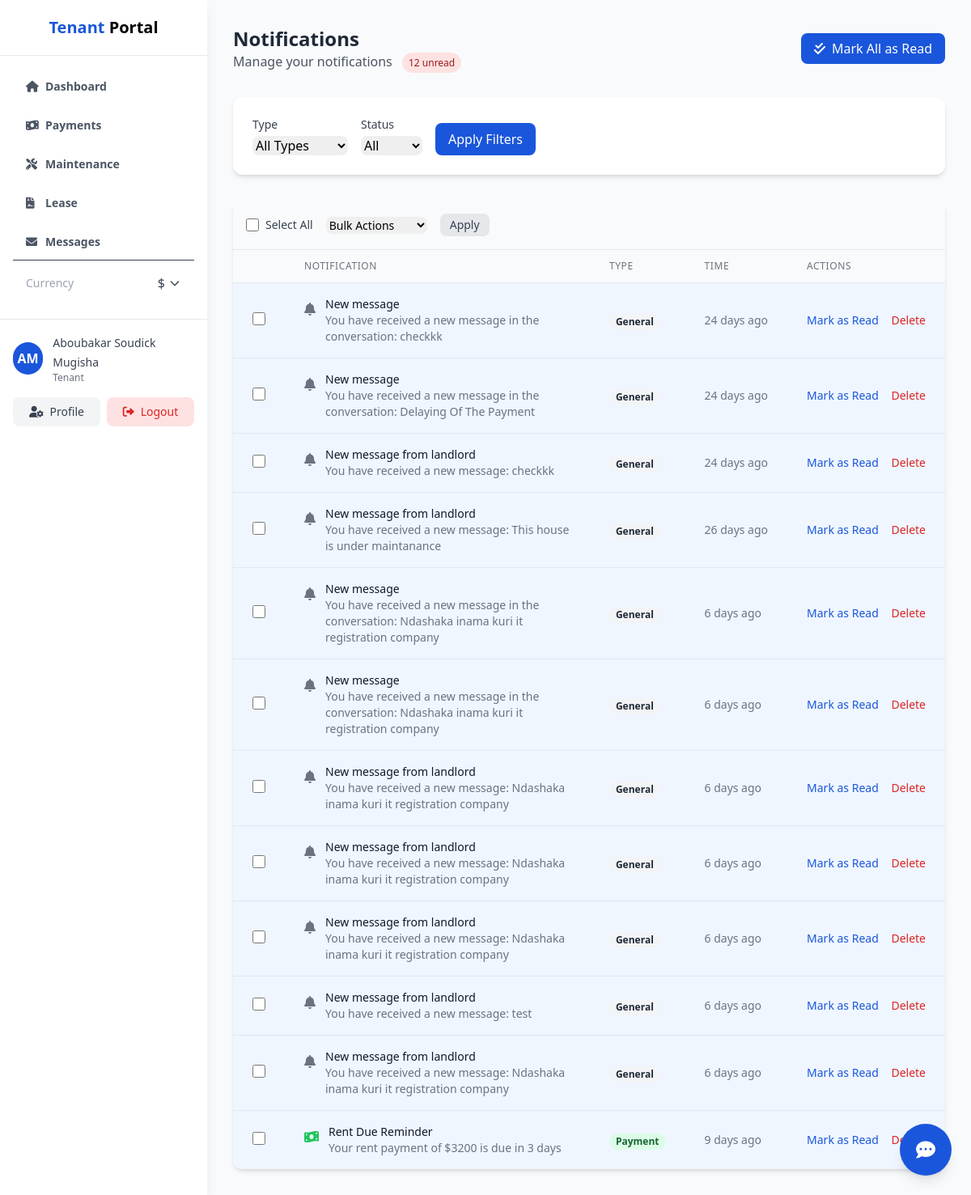
Page /tenant/notifications.php (signed in) on the committed database.
### tables this page shows
CREATE TABLE IF NOT EXISTS notifications (
    notification_id INT AUTO_INCREMENT PRIMARY KEY,
    user_id INT NOT NULL,
    title VARCHAR(100) NOT NULL,
    message TEXT NOT NULL,
    type ENUM('payment', 'maintenance', 'lease', 'general') NOT NULL,
    is_read BOOLEAN DEFAULT FALSE,
    created_at TIMESTAMP DEFAULT CURRENT_TIMESTAMP,
    FOREIGN KEY (user_id) REFERENCES users(user_id) ON DELETE CASCADE
);

### includes/functions.php (called while the page is built, shortened)
<?php
function timeAgo($datetime) {
    $now = new DateTime();
    $ago = new DateTime($datetime);
    $diff = $now->diff($ago);
    if ($diff->d > 0) {
        return $diff->d . ' day' . ($diff->d > 1 ? 's' : '') . ' ago';
    }
    return 'Just now';
}
?>

### tenant/notifications.php (the view, shortened to what this page needs)
<?php
require_once '../includes/functions.php';
$userId = $_SESSION['user_id'];
$page = isset($_GET['page']) ? (int)$_GET['page'] : 1;
$perPage = 20;
$offset = ($page - 1) * $perPage;
$type = isset($_GET['type']) ? $_GET['type'] : 'all';
$readStatus = isset($_GET['status']) ? $_GET['status'] : 'all';
$conditions = ["user_id = :userId"];
$params = ['userId' => $userId];
$whereClause = implode(' AND ', $conditions);
$stmt = $pdo->prepare("
    SELECT *
    FROM notifications
    WHERE $whereClause
    ORDER BY created_at DESC
    LIMIT :offset, :perPage
");
foreach ($params as $key => $value) {
    $stmt->bindValue($key, $value);
}
$stmt->bindValue(':offset', $offset, PDO::PARAM_INT);
$stmt->bindValue(':perPage', $perPage, PDO::PARAM_INT);
$stmt->execute();
$notifications = $stmt->fetchAll();
$stmt = $pdo->prepare("
    SELECT COUNT(*) as count
    FROM notifications
    WHERE user_id = :userId AND is_read = 0
");
$stmt->execute(['userId' => $userId]);
$unreadCount = $stmt->fetch()['count'];
?>
<!DOCTYPE html>
<html lang="en">
<head>
    <script src="https://cdn.tailwindcss.com"></script>
    <link rel="stylesheet" href="https://cdnjs.cloudflare.com/ajax/libs/font-awesome/6.0.0/css/all.min.css">
</head>
<body class="bg-gray-50">
    <?php include 'tenant_sidebar.php'; ?>
    <div class="ml-64 p-8">
        <div class="flex justify-between items-center mb-8">
            <div>
                <h2 class="text-2xl font-bold text-gray-800">Notifications</h2>
                <p class="text-gray-600">
                    Manage your notifications
                    <?php if ($unreadCount > 0): ?>
                        <span class="ml-2 px-2 py-1 text-xs font-medium bg-red-100 text-red-800 rounded-full">
                            <?php echo $unreadCount; ?> unread
                        </span>
                    <?php endif; ?>
                </p>
            </div>
            <div>
                <?php if ($unreadCount > 0): ?>
                <a href="mark_all_read.php" class="bg-primary text-white px-4 py-2 rounded-lg hover:bg-blue-700">
                    <i class="fas fa-check-double mr-2"></i>Mark All as Read
                </a>
                <?php endif; ?>
            </div>
        </div>
        <div class="bg-white rounded-xl shadow-md p-6 mb-8">
            <form method="GET" action="notifications.php" class="flex flex-wrap items-end gap-4">
                <div>
                    <label class="block text-sm font-medium text-gray-700 mb-1">Type</label>
                    <select name="type" class="rounded-lg border-gray-300 focus:border-primary focus:ring-primary">
                        <option value="all" <?php echo $type === 'all' ? 'selected' : ''; ?>>All Types</option>
                    </select>
                </div>
                <div>
                    <label class="block text-sm font-medium text-gray-700 mb-1">Status</label>
                    <select name="status" class="rounded-lg border-gray-300 focus:border-primary focus:ring-primary">
                        <option value="all" <?php echo $readStatus === 'all' ? 'selected' : ''; ?>>All</option>
                    </select>
                </div>
                <div>
                    <button type="submit" class="bg-primary text-white px-4 py-2 rounded-lg hover:bg-blue-700">
                        Apply Filters
                    </button>
                </div>
            </form>
        </div>
        <div class="bg-white rounded-xl shadow-md overflow-hidden">
            <?php if (empty($notifications)): ?>
                <div class="p-6 text-center">
                    <p class="text-gray-500">No notifications found.</p>
                </div>
            <?php else: ?>
                <form method="POST" action="notifications.php">
                    <div class="p-4 border-b border-gray-200 bg-gray-50">
                        <div class="flex items-center space-x-4">
                            <div class="flex items-center">
                                <input type="checkbox" id="selectAll" class="h-4 w-4 text-primary focus:ring-primary border-gray-300 rounded">
                                <label for="selectAll" class="ml-2 text-sm text-gray-700">Select All</label>
                            </div>
                            <div>
                                <select name="action" class="text-sm rounded-lg border-gray-300 focus:border-primary focus:ring-primary">
                                    <option value="">Bulk Actions</option>
                                </select>
                            </div>
                            <button type="submit" class="px-3 py-1 bg-gray-200 text-gray-700 text-sm rounded-lg hover:bg-gray-300">
                                Apply
                            </button>
                        </div>
                    </div>
                    <table class="min-w-full divide-y divide-gray-200">
                        <thead class="bg-gray-50">
                            <tr>
                                <th class="px-6 py-3 text-left text-xs font-medium text-gray-500 uppercase tracking-wider w-10"></th>
                                <th class="px-6 py-3 text-left text-xs font-medium text-gray-500 uppercase tracking-wider">Notification</th>
                                <th class="px-6 py-3 text-left text-xs font-medium text-gray-500 uppercase tracking-wider">Type</th>
                                <th class="px-6 py-3 text-left text-xs font-medium text-gray-500 uppercase tracking-wider">Time</th>
                                <th class="px-6 py-3 text-left text-xs font-medium text-gray-500 uppercase tracking-wider">Actions</th>
                            </tr>
                        </thead>
                        <tbody class="bg-white divide-y divide-gray-200">
                            <?php foreach ($notifications as $notification): ?>
                                <tr class="<?php echo $notification['is_read'] ? '' : 'bg-blue-50'; ?>">
                                    <td class="px-6 py-4">
                                        <input type="checkbox" name="selected[]" value="<?php echo $notification['notification_id']; ?>" class="notification-checkbox h-4 w-4 text-primary focus:ring-primary border-gray-300 rounded">
                                    </td>
                                    <td class="px-6 py-4">
                                        <div class="flex items-start">
                                            <div class="flex-shrink-0 pt-1">
                                                <?php if ($notification['type'] === 'payment'): ?>
                                                    <i class="fas fa-money-bill-wave text-green-500"></i>
                                                <?php elseif ($notification['type'] === 'maintenance'): ?>
                                                    <i class="fas fa-tools text-yellow-500"></i>
                                                <?php elseif ($notification['type'] === 'lease'): ?>
                                                    <i class="fas fa-file-contract text-blue-500"></i>
                                                <?php else: ?>
                                                    <i class="fas fa-bell text-gray-500"></i>
                                                <?php endif; ?>
                                            </div>
                                            <div class="ml-3">
                                                <p class="text-sm font-medium text-gray-900"><?php echo htmlspecialchars($notification['title']); ?></p>
                                                <p class="text-sm text-gray-500"><?php echo htmlspecialchars($notification['message']); ?></p>
                                            </div>
                                        </div>
                                    </td>
                                    <td class="px-6 py-4 whitespace-nowrap">
                                        <span class="px-2 inline-flex text-xs leading-5 font-semibold rounded-full
                                            <?php
                                            switch ($notification['type']) {
                                                case 'payment':
                                                    echo 'bg-green-100 text-green-800';
                                                    break;
                                                default:
                                                    echo 'bg-gray-100 text-gray-800';
                                                    break;
                                            }
                                            ?>">
                                            <?php echo ucfirst($notification['type']); ?>
                                        </span>
                                    </td>
                                    <td class="px-6 py-4 whitespace-nowrap text-sm text-gray-500">
                                        <?php echo timeAgo($notification['created_at']); ?>
                                    </td>
                                                                      <td class="px-6 py-4 whitespace-nowrap text-sm font-medium">
                                        <?php if ($notification['is_read']): ?>
                                            <button
                                                type="button"
                                                class="text-primary hover:text-blue-700 mr-3 notification-action"
                                                data-id="<?php echo $notification['notification_id']; ?>"
                                                data-action="unread"
                                            >
                                                Mark as Unread
                                            </button>
                                        <?php else: ?>
                                            <button
                                                type="button"
                                                class="text-primary hover:text-blue-700 mr-3 notification-action"
                                                data-id="<?php echo $notification['notification_id']; ?>"
                                                data-action="read"
                                            >
                                                Mark as Read
                                            </button>
                                        <?php endif; ?>
                                        <button
                                            type="button"
                                            class="text-red-600 hover:text-red-900 notification-action"
                                            data-id="<?php echo $notification['notification_id']; ?>"
                                            data-action="delete"
                                            data-confirm="Are you sure you want to delete this notification?"
                                        >
                                            Delete
                                        </button>
                                    </td>
                                </tr>
                            <?php endforeach; ?>
                        </tbody>
                    </table>
                </form>
            <?php endif; ?>
        </div>
    </div>
</body>
</html>

### rows in the picture
notifications: title "New message", message "You have received a new message in the conversation: checkkk", type "General", created_at "24 days ago"
notifications: title "New message", message "You have received a new message in the conversation: Delaying Of The Payment", type "General", created_at "24 days ago"
notifications: title "New message from landlord", message "You have received a new message: checkkk", type "General", created_at "24 days ago"
notifications: title "New message from landlord", message "You have received a new message: This house is under maintanance", type "General", created_at "26 days ago"
notifications: title "New message", message "You have received a new message in the conversation: Ndashaka inama kuri it registration company", type "General", created_at "6 days ago"
notifications: title "New message", message "You have received a new message in the conversation: Ndashaka inama kuri it registration company", type "General", created_at "6 days ago"
notifications: title "New message from landlord", message "You have received a new message: Ndashaka inama kuri it registration company", type "General", created_at "6 days ago"
notifications: title "New message from landlord", message "You have received a new message: Ndashaka inama kuri it registration company", type "General", created_at "6 days ago"
notifications: title "New message from landlord", message "You have received a new message: Ndashaka inama kuri it registration company", type "General", created_at "6 days ago"
notifications: title "New message from landlord", message "You have received a new message: test", type "General", created_at "6 days ago"
notifications: title "New message from landlord", message "You have received a new message: Ndashaka inama kuri it registration company", type "General", created_at "6 days ago"
notifications: title "Rent Due Reminder", message "Your rent payment of $3200 is due in 3 days", type "Payment", created_at "9 days ago"

### other values in the picture
substr($_SESSION['first_name'], 0, 1) "A"
substr($_SESSION['last_name'], 0, 1) "M"
$_SESSION['first_name'] . ' ' . $_SESSION['last_name'] "Aboubakar Soudick Mugisha"
$_SESSION['role'] "Tenant"
$unreadCount "12"
